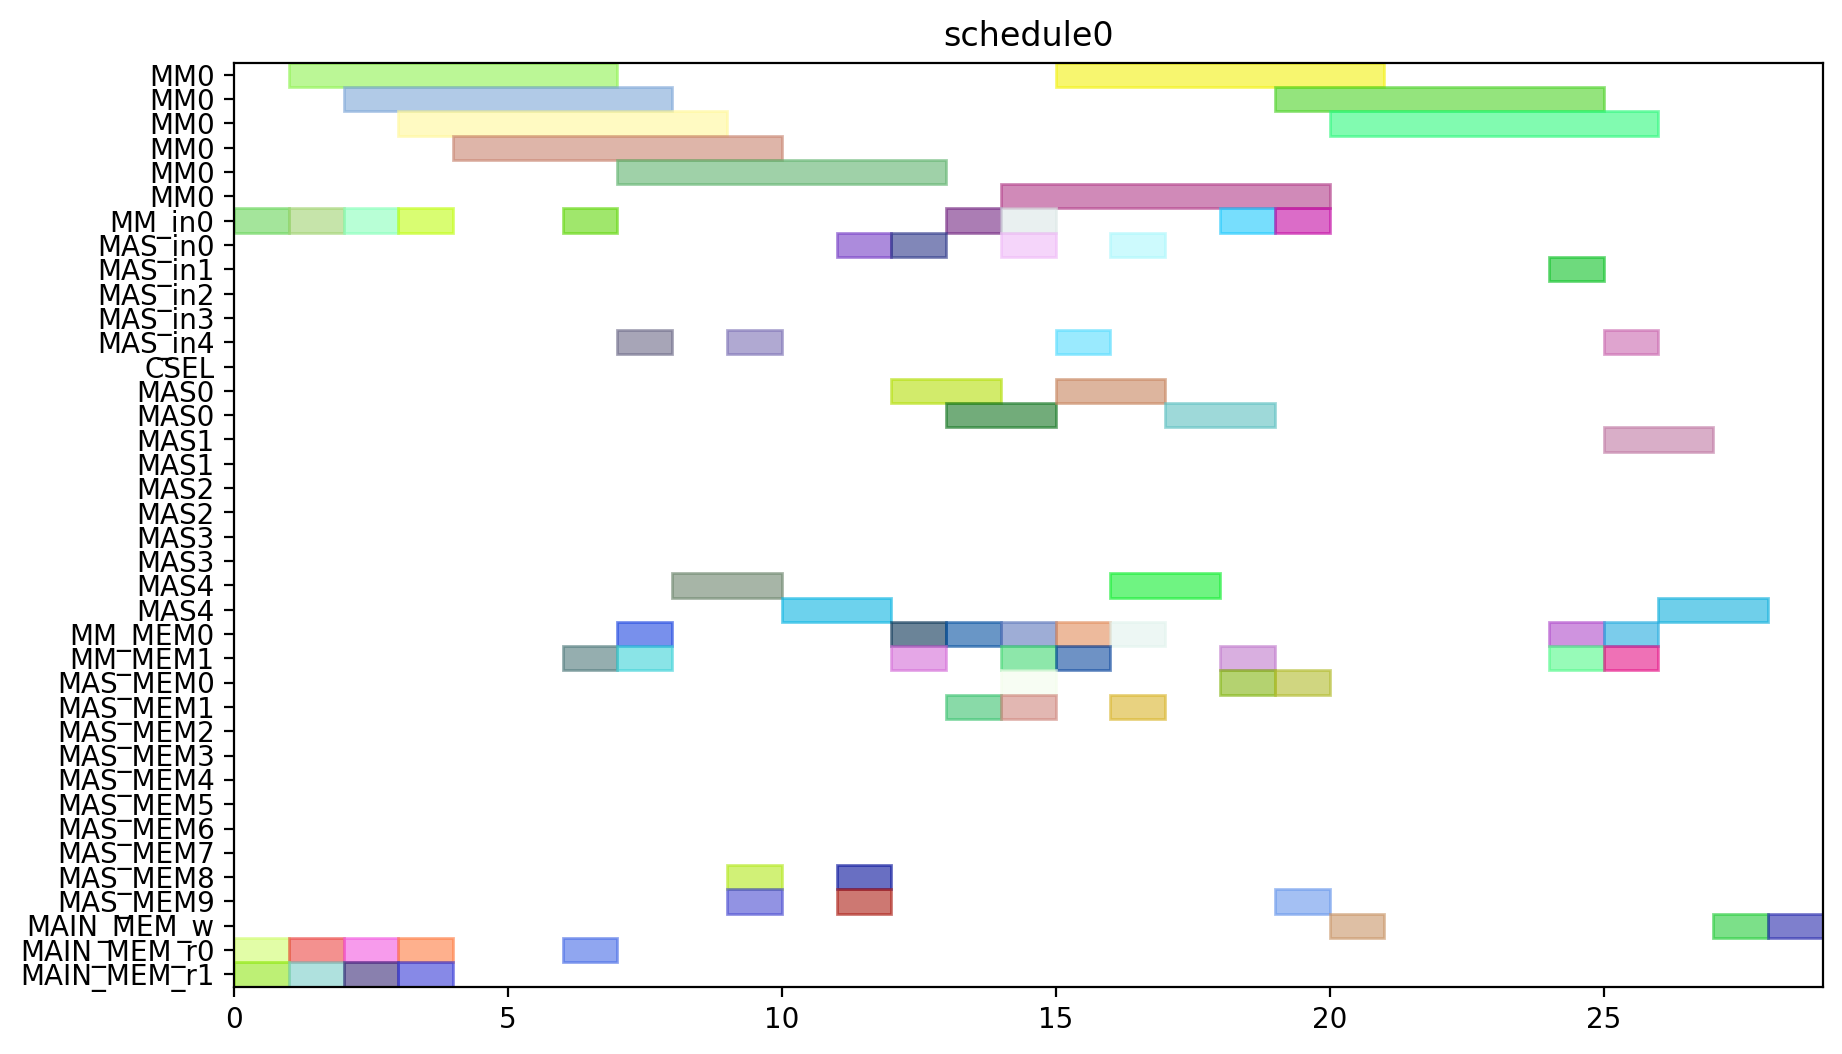

The Python source for this figure:
from pyschedule import Scenario, solvers, plotters, alt


def solve():
	horizon = 120
	S = Scenario("schedule0", horizon=horizon)

	# resource
	MM = S.Resources('MM', num=1, size=6)
	MM_in = S.Resources('MM_in', num=1)
	MAS_in = S.Resources('MAS_in', num=5)
	CSEL = S.Resource('CSEL')
	MAS = S.Resources('MAS', num=5, size=2, periods=range(1, horizon))
	MM_MEM = S.Resources('MM_MEM', num=2)
	MAS_MEM = S.Resources('MAS_MEM', num=10)
	MAIN_MEM_w = S.Resource('MAIN_MEM_w', size=1)
	MAIN_MEM_r = S.Resources('MAIN_MEM_r', num=2)

	# result of previous scheduling

	# new tasks
	t0 = S.Task('t0', length=6, delay_cost=1)
	t0 += alt(MM)
	t0_in = S.Task('t0_in', length=1, delay_cost=1)
	t0_in += alt(MM_in)
	S += t0_in*MM_in[0]<=t0*MM[0]
	t0_mem0 = S.Task('t0_mem0', length=1, delay_cost=1)
	t0_mem0 += MAIN_MEM_r[0]
	S += t0_mem0 <= t0

	t0_mem1 = S.Task('t0_mem1', length=1, delay_cost=1)
	t0_mem1 += MAIN_MEM_r[1]
	S += t0_mem1 <= t0

	t3 = S.Task('t3', length=6, delay_cost=1)
	t3 += alt(MM)
	t3_in = S.Task('t3_in', length=1, delay_cost=1)
	t3_in += alt(MM_in)
	S += t3_in*MM_in[0]<=t3*MM[0]
	t3_mem0 = S.Task('t3_mem0', length=1, delay_cost=1)
	t3_mem0 += MAIN_MEM_r[0]
	S += t3_mem0 <= t3

	t3_mem1 = S.Task('t3_mem1', length=1, delay_cost=1)
	t3_mem1 += MAIN_MEM_r[1]
	S += t3_mem1 <= t3

	t1 = S.Task('t1', length=6, delay_cost=1)
	t1 += alt(MM)
	t1_in = S.Task('t1_in', length=1, delay_cost=1)
	t1_in += alt(MM_in)
	S += t1_in*MM_in[0]<=t1*MM[0]
	t1_mem0 = S.Task('t1_mem0', length=1, delay_cost=1)
	t1_mem0 += MAIN_MEM_r[0]
	S += t1_mem0 <= t1

	t1_mem1 = S.Task('t1_mem1', length=1, delay_cost=1)
	t1_mem1 += MAIN_MEM_r[1]
	S += t1_mem1 <= t1

	t2 = S.Task('t2', length=6, delay_cost=1)
	t2 += alt(MM)
	t2_in = S.Task('t2_in', length=1, delay_cost=1)
	t2_in += alt(MM_in)
	S += t2_in*MM_in[0]<=t2*MM[0]
	t2_mem0 = S.Task('t2_mem0', length=1, delay_cost=1)
	t2_mem0 += MAIN_MEM_r[0]
	S += t2_mem0 <= t2

	t2_mem1 = S.Task('t2_mem1', length=1, delay_cost=1)
	t2_mem1 += MAIN_MEM_r[1]
	S += t2_mem1 <= t2

	t4 = S.Task('t4', length=6, delay_cost=1)
	t4 += alt(MM)
	t4_in = S.Task('t4_in', length=1, delay_cost=1)
	t4_in += alt(MM_in)
	S += t4_in*MM_in[0]<=t4*MM[0]
	t4_mem0 = S.Task('t4_mem0', length=1, delay_cost=1)
	t4_mem0 += MAIN_MEM_r[0]
	S += t4_mem0 <= t4

	t4_mem1 = S.Task('t4_mem1', length=1, delay_cost=1)
	t4_mem1 += alt(MM_MEM)
	S += (t2*MM[0])-1 < t4_mem1*MM_MEM[1]
	S += t4_mem1 <= t4

	t5 = S.Task('t5', length=2, delay_cost=1)
	t5 += alt(MAS)
	t5_in = S.Task('t5_in', length=1, delay_cost=1)
	t5_in += alt(MAS_in)
	S += t5_in*MAS_in[0]<=t5*MAS[0]

	S += t5_in*MAS_in[1]<=t5*MAS[1]

	S += t5_in*MAS_in[2]<=t5*MAS[2]

	S += t5_in*MAS_in[3]<=t5*MAS[3]

	S += t5_in*MAS_in[4]<=t5*MAS[4]

	t5_mem0 = S.Task('t5_mem0', length=1, delay_cost=1)
	t5_mem0 += alt(MM_MEM)
	S += (t0*MM[0])-1 < t5_mem0*MM_MEM[0]
	S += t5_mem0 <= t5

	t5_mem1 = S.Task('t5_mem1', length=1, delay_cost=1)
	t5_mem1 += alt(MM_MEM)
	S += (t0*MM[0])-1 < t5_mem1*MM_MEM[1]
	S += t5_mem1 <= t5

	t6 = S.Task('t6', length=2, delay_cost=1)
	t6 += alt(MAS)
	t6_in = S.Task('t6_in', length=1, delay_cost=1)
	t6_in += alt(MAS_in)
	S += t6_in*MAS_in[0]<=t6*MAS[0]

	S += t6_in*MAS_in[1]<=t6*MAS[1]

	S += t6_in*MAS_in[2]<=t6*MAS[2]

	S += t6_in*MAS_in[3]<=t6*MAS[3]

	S += t6_in*MAS_in[4]<=t6*MAS[4]

	t6_mem0 = S.Task('t6_mem0', length=1, delay_cost=1)
	t6_mem0 += alt(MAS_MEM)
	S += (t5*MAS[0])-1 < t6_mem0*MAS_MEM[0]
	S += (t5*MAS[1])-1 < t6_mem0*MAS_MEM[2]
	S += (t5*MAS[2])-1 < t6_mem0*MAS_MEM[4]
	S += (t5*MAS[3])-1 < t6_mem0*MAS_MEM[6]
	S += (t5*MAS[4])-1 < t6_mem0*MAS_MEM[8]
	S += t6_mem0 <= t6

	t6_mem1 = S.Task('t6_mem1', length=1, delay_cost=1)
	t6_mem1 += alt(MAS_MEM)
	S += (t5*MAS[0])-1 < t6_mem1*MAS_MEM[1]
	S += (t5*MAS[1])-1 < t6_mem1*MAS_MEM[3]
	S += (t5*MAS[2])-1 < t6_mem1*MAS_MEM[5]
	S += (t5*MAS[3])-1 < t6_mem1*MAS_MEM[7]
	S += (t5*MAS[4])-1 < t6_mem1*MAS_MEM[9]
	S += t6_mem1 <= t6

	t9 = S.Task('t9', length=2, delay_cost=1)
	t9 += alt(MAS)
	t9_in = S.Task('t9_in', length=1, delay_cost=1)
	t9_in += alt(MAS_in)
	S += t9_in*MAS_in[0]<=t9*MAS[0]

	S += t9_in*MAS_in[1]<=t9*MAS[1]

	S += t9_in*MAS_in[2]<=t9*MAS[2]

	S += t9_in*MAS_in[3]<=t9*MAS[3]

	S += t9_in*MAS_in[4]<=t9*MAS[4]

	t9_mem0 = S.Task('t9_mem0', length=1, delay_cost=1)
	t9_mem0 += alt(MM_MEM)
	S += (t0*MM[0])-1 < t9_mem0*MM_MEM[0]
	S += t9_mem0 <= t9

	t9_mem1 = S.Task('t9_mem1', length=1, delay_cost=1)
	t9_mem1 += alt(MM_MEM)
	S += (t4*MM[0])-1 < t9_mem1*MM_MEM[1]
	S += t9_mem1 <= t9

	t10 = S.Task('t10', length=2, delay_cost=1)
	t10 += alt(MAS)
	t10_in = S.Task('t10_in', length=1, delay_cost=1)
	t10_in += alt(MAS_in)
	S += t10_in*MAS_in[0]<=t10*MAS[0]

	S += t10_in*MAS_in[1]<=t10*MAS[1]

	S += t10_in*MAS_in[2]<=t10*MAS[2]

	S += t10_in*MAS_in[3]<=t10*MAS[3]

	S += t10_in*MAS_in[4]<=t10*MAS[4]

	t10_mem0 = S.Task('t10_mem0', length=1, delay_cost=1)
	t10_mem0 += alt(MM_MEM)
	S += (t4*MM[0])-1 < t10_mem0*MM_MEM[0]
	S += t10_mem0 <= t10

	t10_mem1 = S.Task('t10_mem1', length=1, delay_cost=1)
	t10_mem1 += alt(MM_MEM)
	S += (t4*MM[0])-1 < t10_mem1*MM_MEM[1]
	S += t10_mem1 <= t10

	t7 = S.Task('t7', length=2, delay_cost=1)
	t7 += alt(MAS)
	t7_in = S.Task('t7_in', length=1, delay_cost=1)
	t7_in += alt(MAS_in)
	S += t7_in*MAS_in[0]<=t7*MAS[0]

	S += t7_in*MAS_in[1]<=t7*MAS[1]

	S += t7_in*MAS_in[2]<=t7*MAS[2]

	S += t7_in*MAS_in[3]<=t7*MAS[3]

	S += t7_in*MAS_in[4]<=t7*MAS[4]

	t7_mem0 = S.Task('t7_mem0', length=1, delay_cost=1)
	t7_mem0 += alt(MAS_MEM)
	S += (t6*MAS[0])-1 < t7_mem0*MAS_MEM[0]
	S += (t6*MAS[1])-1 < t7_mem0*MAS_MEM[2]
	S += (t6*MAS[2])-1 < t7_mem0*MAS_MEM[4]
	S += (t6*MAS[3])-1 < t7_mem0*MAS_MEM[6]
	S += (t6*MAS[4])-1 < t7_mem0*MAS_MEM[8]
	S += t7_mem0 <= t7

	t7_mem1 = S.Task('t7_mem1', length=1, delay_cost=1)
	t7_mem1 += alt(MAS_MEM)
	S += (t6*MAS[0])-1 < t7_mem1*MAS_MEM[1]
	S += (t6*MAS[1])-1 < t7_mem1*MAS_MEM[3]
	S += (t6*MAS[2])-1 < t7_mem1*MAS_MEM[5]
	S += (t6*MAS[3])-1 < t7_mem1*MAS_MEM[7]
	S += (t6*MAS[4])-1 < t7_mem1*MAS_MEM[9]
	S += t7_mem1 <= t7

	t11 = S.Task('t11', length=2, delay_cost=1)
	t11 += alt(MAS)
	t11_in = S.Task('t11_in', length=1, delay_cost=1)
	t11_in += alt(MAS_in)
	S += t11_in*MAS_in[0]<=t11*MAS[0]

	S += t11_in*MAS_in[1]<=t11*MAS[1]

	S += t11_in*MAS_in[2]<=t11*MAS[2]

	S += t11_in*MAS_in[3]<=t11*MAS[3]

	S += t11_in*MAS_in[4]<=t11*MAS[4]

	t11_mem0 = S.Task('t11_mem0', length=1, delay_cost=1)
	t11_mem0 += alt(MAS_MEM)
	S += (t10*MAS[0])-1 < t11_mem0*MAS_MEM[0]
	S += (t10*MAS[1])-1 < t11_mem0*MAS_MEM[2]
	S += (t10*MAS[2])-1 < t11_mem0*MAS_MEM[4]
	S += (t10*MAS[3])-1 < t11_mem0*MAS_MEM[6]
	S += (t10*MAS[4])-1 < t11_mem0*MAS_MEM[8]
	S += t11_mem0 <= t11

	t11_mem1 = S.Task('t11_mem1', length=1, delay_cost=1)
	t11_mem1 += alt(MM_MEM)
	S += (t4*MM[0])-1 < t11_mem1*MM_MEM[1]
	S += t11_mem1 <= t11

	t8 = S.Task('t8', length=6, delay_cost=1)
	t8 += alt(MM)
	t8_in = S.Task('t8_in', length=1, delay_cost=1)
	t8_in += alt(MM_in)
	S += t8_in*MM_in[0]<=t8*MM[0]
	t8_mem0 = S.Task('t8_mem0', length=1, delay_cost=1)
	t8_mem0 += alt(MM_MEM)
	S += (t4*MM[0])-1 < t8_mem0*MM_MEM[0]
	S += t8_mem0 <= t8

	t8_mem1 = S.Task('t8_mem1', length=1, delay_cost=1)
	t8_mem1 += alt(MAS_MEM)
	S += (t7*MAS[0])-1 < t8_mem1*MAS_MEM[1]
	S += (t7*MAS[1])-1 < t8_mem1*MAS_MEM[3]
	S += (t7*MAS[2])-1 < t8_mem1*MAS_MEM[5]
	S += (t7*MAS[3])-1 < t8_mem1*MAS_MEM[7]
	S += (t7*MAS[4])-1 < t8_mem1*MAS_MEM[9]
	S += t8_mem1 <= t8

	new_PZ = S.Task('new_PZ', length=6, delay_cost=1)
	new_PZ += alt(MM)
	new_PZ_in = S.Task('new_PZ_in', length=1, delay_cost=1)
	new_PZ_in += alt(MM_in)
	S += new_PZ_in*MM_in[0]<=new_PZ*MM[0]
	S += 0<new_PZ

	new_PZ_w = S.Task('new_PZ_w', length=1, delay_cost=1)
	new_PZ_w += alt(MAIN_MEM_w)
	S += new_PZ <= new_PZ_w

	new_PZ_mem0 = S.Task('new_PZ_mem0', length=1, delay_cost=1)
	new_PZ_mem0 += alt(MM_MEM)
	S += (t1*MM[0])-1 < new_PZ_mem0*MM_MEM[0]
	S += new_PZ_mem0 <= new_PZ

	new_PZ_mem1 = S.Task('new_PZ_mem1', length=1, delay_cost=1)
	new_PZ_mem1 += alt(MAS_MEM)
	S += (t7*MAS[0])-1 < new_PZ_mem1*MAS_MEM[1]
	S += (t7*MAS[1])-1 < new_PZ_mem1*MAS_MEM[3]
	S += (t7*MAS[2])-1 < new_PZ_mem1*MAS_MEM[5]
	S += (t7*MAS[3])-1 < new_PZ_mem1*MAS_MEM[7]
	S += (t7*MAS[4])-1 < new_PZ_mem1*MAS_MEM[9]
	S += new_PZ_mem1 <= new_PZ

	t12 = S.Task('t12', length=2, delay_cost=1)
	t12 += alt(MAS)
	t12_in = S.Task('t12_in', length=1, delay_cost=1)
	t12_in += alt(MAS_in)
	S += t12_in*MAS_in[0]<=t12*MAS[0]

	S += t12_in*MAS_in[1]<=t12*MAS[1]

	S += t12_in*MAS_in[2]<=t12*MAS[2]

	S += t12_in*MAS_in[3]<=t12*MAS[3]

	S += t12_in*MAS_in[4]<=t12*MAS[4]

	t12_mem0 = S.Task('t12_mem0', length=1, delay_cost=1)
	t12_mem0 += alt(MM_MEM)
	S += (t0*MM[0])-1 < t12_mem0*MM_MEM[0]
	S += t12_mem0 <= t12

	t12_mem1 = S.Task('t12_mem1', length=1, delay_cost=1)
	t12_mem1 += alt(MAS_MEM)
	S += (t11*MAS[0])-1 < t12_mem1*MAS_MEM[1]
	S += (t11*MAS[1])-1 < t12_mem1*MAS_MEM[3]
	S += (t11*MAS[2])-1 < t12_mem1*MAS_MEM[5]
	S += (t11*MAS[3])-1 < t12_mem1*MAS_MEM[7]
	S += (t11*MAS[4])-1 < t12_mem1*MAS_MEM[9]
	S += t12_mem1 <= t12

	t13 = S.Task('t13', length=6, delay_cost=1)
	t13 += alt(MM)
	t13_in = S.Task('t13_in', length=1, delay_cost=1)
	t13_in += alt(MM_in)
	S += t13_in*MM_in[0]<=t13*MM[0]
	t13_mem0 = S.Task('t13_mem0', length=1, delay_cost=1)
	t13_mem0 += alt(MAS_MEM)
	S += (t12*MAS[0])-1 < t13_mem0*MAS_MEM[0]
	S += (t12*MAS[1])-1 < t13_mem0*MAS_MEM[2]
	S += (t12*MAS[2])-1 < t13_mem0*MAS_MEM[4]
	S += (t12*MAS[3])-1 < t13_mem0*MAS_MEM[6]
	S += (t12*MAS[4])-1 < t13_mem0*MAS_MEM[8]
	S += t13_mem0 <= t13

	t13_mem1 = S.Task('t13_mem1', length=1, delay_cost=1)
	t13_mem1 += alt(MAS_MEM)
	S += (t9*MAS[0])-1 < t13_mem1*MAS_MEM[1]
	S += (t9*MAS[1])-1 < t13_mem1*MAS_MEM[3]
	S += (t9*MAS[2])-1 < t13_mem1*MAS_MEM[5]
	S += (t9*MAS[3])-1 < t13_mem1*MAS_MEM[7]
	S += (t9*MAS[4])-1 < t13_mem1*MAS_MEM[9]
	S += t13_mem1 <= t13

	t14 = S.Task('t14', length=6, delay_cost=1)
	t14 += alt(MM)
	t14_in = S.Task('t14_in', length=1, delay_cost=1)
	t14_in += alt(MM_in)
	S += t14_in*MM_in[0]<=t14*MM[0]
	t14_mem0 = S.Task('t14_mem0', length=1, delay_cost=1)
	t14_mem0 += alt(MAS_MEM)
	S += (t12*MAS[0])-1 < t14_mem0*MAS_MEM[0]
	S += (t12*MAS[1])-1 < t14_mem0*MAS_MEM[2]
	S += (t12*MAS[2])-1 < t14_mem0*MAS_MEM[4]
	S += (t12*MAS[3])-1 < t14_mem0*MAS_MEM[6]
	S += (t12*MAS[4])-1 < t14_mem0*MAS_MEM[8]
	S += t14_mem0 <= t14

	t14_mem1 = S.Task('t14_mem1', length=1, delay_cost=1)
	t14_mem1 += alt(MM_MEM)
	S += (t3*MM[0])-1 < t14_mem1*MM_MEM[1]
	S += t14_mem1 <= t14

	new_PY = S.Task('new_PY', length=2, delay_cost=1)
	new_PY += alt(MAS)
	new_PY_in = S.Task('new_PY_in', length=1, delay_cost=1)
	new_PY_in += alt(MAS_in)
	S += new_PY_in*MAS_in[0]<=new_PY*MAS[0]

	S += new_PY_in*MAS_in[1]<=new_PY*MAS[1]

	S += new_PY_in*MAS_in[2]<=new_PY*MAS[2]

	S += new_PY_in*MAS_in[3]<=new_PY*MAS[3]

	S += new_PY_in*MAS_in[4]<=new_PY*MAS[4]

	S += 0<new_PY

	new_PY_w = S.Task('new_PY_w', length=1, delay_cost=1)
	new_PY_w += alt(MAIN_MEM_w)
	S += new_PY <= new_PY_w

	new_PY_mem0 = S.Task('new_PY_mem0', length=1, delay_cost=1)
	new_PY_mem0 += alt(MM_MEM)
	S += (t8*MM[0])-1 < new_PY_mem0*MM_MEM[0]
	S += new_PY_mem0 <= new_PY

	new_PY_mem1 = S.Task('new_PY_mem1', length=1, delay_cost=1)
	new_PY_mem1 += alt(MM_MEM)
	S += (t13*MM[0])-1 < new_PY_mem1*MM_MEM[1]
	S += new_PY_mem1 <= new_PY

	new_PX = S.Task('new_PX', length=2, delay_cost=1)
	new_PX += alt(MAS)
	new_PX_in = S.Task('new_PX_in', length=1, delay_cost=1)
	new_PX_in += alt(MAS_in)
	S += new_PX_in*MAS_in[0]<=new_PX*MAS[0]

	S += new_PX_in*MAS_in[1]<=new_PX*MAS[1]

	S += new_PX_in*MAS_in[2]<=new_PX*MAS[2]

	S += new_PX_in*MAS_in[3]<=new_PX*MAS[3]

	S += new_PX_in*MAS_in[4]<=new_PX*MAS[4]

	S += 0<new_PX

	new_PX_w = S.Task('new_PX_w', length=1, delay_cost=1)
	new_PX_w += alt(MAIN_MEM_w)
	S += new_PX <= new_PX_w

	new_PX_mem0 = S.Task('new_PX_mem0', length=1, delay_cost=1)
	new_PX_mem0 += alt(MM_MEM)
	S += (t14*MM[0])-1 < new_PX_mem0*MM_MEM[0]
	S += new_PX_mem0 <= new_PX

	new_PX_mem1 = S.Task('new_PX_mem1', length=1, delay_cost=1)
	new_PX_mem1 += alt(MM_MEM)
	S += (t14*MM[0])-1 < new_PX_mem1*MM_MEM[1]
	S += new_PX_mem1 <= new_PX

	solvers.mip.solve(S,msg=1,kind='CPLEX',ratio_gap=1.01)

	solution = [['hoge']*len(S.solution()[1]) for i in range(len(S.solution()))]
	for i in range(len(S.solution())):
		for j in range(len(S.solution()[i])):
			solution[i][j]=str(S.solution()[i][j])
	print(solution)

	cycles = int(solution[-1][3])

	pic_file_name = "/mnt/rose/usr1/fukuda/ABE/multiRAM_multiMAS_16mux/scheduling_result/stage6MM1_stage2MAS5/EP_DBL_A_0/schedule0.png"
	if(S.solution() != []):
		plotters.matplotlib.plot(S,img_filename=pic_file_name, show_task_labels=False, fig_size=(cycles*0.25+3, 6))

	return solution
